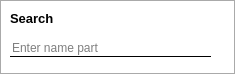
<?xml version="1.0" encoding="UTF-8"?>
<ui version="4.0">
 <class>SearchForm</class>
 <widget class="QWidget" name="SearchForm">
  <property name="geometry">
   <rect>
    <x>0</x>
    <y>0</y>
    <width>235</width>
    <height>74</height>
   </rect>
  </property>
  <property name="maximumSize">
   <size>
    <width>300</width>
    <height>16777215</height>
   </size>
  </property>
  <property name="windowTitle">
   <string>Form</string>
  </property>
  <property name="autoFillBackground">
   <bool>false</bool>
  </property>
  <property name="styleSheet">
   <string notr="true">#SearchForm{
	background-color: #fff;
	border: 1px solid #eee;
}
</string>
  </property>
  <layout class="QHBoxLayout" name="horizontalLayout">
   <property name="leftMargin">
    <number>0</number>
   </property>
   <property name="topMargin">
    <number>0</number>
   </property>
   <property name="rightMargin">
    <number>0</number>
   </property>
   <property name="bottomMargin">
    <number>0</number>
   </property>
   <item>
    <widget class="QWidget" name="widget" native="true">
     <property name="styleSheet">
      <string notr="true">#widget{
	background: #fff;
	border: 1px solid #aaa;
}</string>
     </property>
     <widget class="QLabel" name="label">
      <property name="geometry">
       <rect>
        <x>10</x>
        <y>-10</y>
        <width>45</width>
        <height>56</height>
       </rect>
      </property>
      <property name="font">
       <font>
        <pointsize>10</pointsize>
        <weight>75</weight>
        <bold>true</bold>
       </font>
      </property>
      <property name="text">
       <string>Search</string>
      </property>
     </widget>
     <widget class="QLineEdit" name="lineEdit">
      <property name="geometry">
       <rect>
        <x>10</x>
        <y>40</y>
        <width>201</width>
        <height>17</height>
       </rect>
      </property>
      <property name="font">
       <font>
        <weight>50</weight>
        <bold>false</bold>
       </font>
      </property>
      <property name="styleSheet">
       <string notr="true">#lineEdit{
	border: none;
	border-bottom: 1px solid black;
}

#lineEdit:focusr{
	border-bottom: 1px solid rgb(19, 145, 255);
}
</string>
      </property>
      <property name="text">
       <string/>
      </property>
      <property name="maxLength">
       <number>50</number>
      </property>
      <property name="placeholderText">
       <string>Enter name part</string>
      </property>
     </widget>
    </widget>
   </item>
  </layout>
 </widget>
 <resources/>
 <connections/>
</ui>
